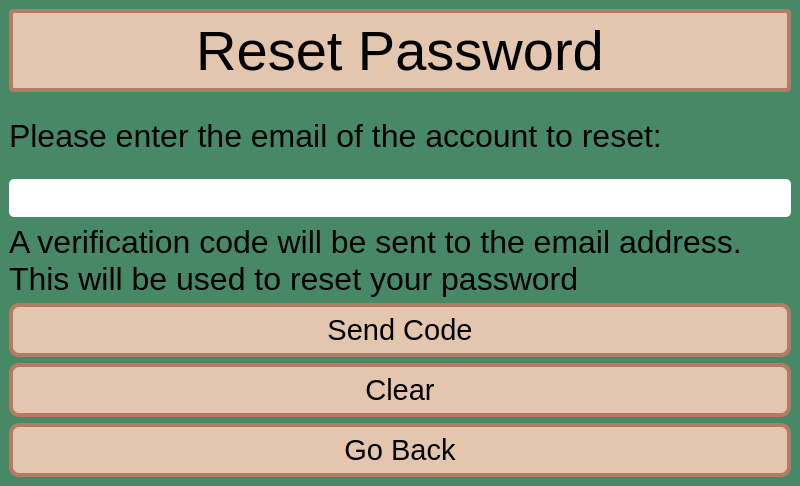
<?xml version="1.0" encoding="UTF-8"?>
<ui version="4.0">
 <class>MainWindow</class>
 <widget class="QMainWindow" name="MainWindow">
  <property name="geometry">
   <rect>
    <x>0</x>
    <y>0</y>
    <width>800</width>
    <height>486</height>
   </rect>
  </property>
  <property name="windowTitle">
   <string>Reset Password</string>
  </property>
  <property name="styleSheet">
   <string notr="true">QWidget {
	background-color: rgb(71, 137, 102);
}

#lblWindowTitle {
	background-color: rgb(227, 198, 173);
	border-width: 4px;
	border-radius: 10px;
	border-style: solid;
	border-color: rgb(182, 123, 101);
	min-width: 10em;
	padding: 6px;
	border-radius: 5px;
}

QLineEdit {
	background-color: rgb(255,255,255);
	border-radius: 5px
}

QPushButton {
	background-color: rgb(227, 198, 173);
	border-style: solid;
	border-width: 4px;
	border-radius: 10px;
	border-color: rgb(182, 123, 101);
	min-width: 10em;
	padding: 6px;
}

QPushButton:Hover {
	background-color: rgb(115, 167, 136);
	border-color: rgb(19, 94, 70);
}

QPushButton:pressed {
	background-color: rgb(125, 179, 147);
	border-color: rgb(19, 94, 70);
}</string>
  </property>
  <widget class="QWidget" name="centralwidget">
   <layout class="QVBoxLayout" name="verticalLayout">
    <item>
     <widget class="QLabel" name="lblWindowTitle">
      <property name="font">
       <font>
        <family>MS UI Gothic</family>
        <pointsize>42</pointsize>
       </font>
      </property>
      <property name="styleSheet">
       <string notr="true"/>
      </property>
      <property name="text">
       <string>Reset Password</string>
      </property>
      <property name="scaledContents">
       <bool>false</bool>
      </property>
      <property name="alignment">
       <set>Qt::AlignCenter</set>
      </property>
      <property name="indent">
       <number>-3</number>
      </property>
     </widget>
    </item>
    <item>
     <widget class="QLabel" name="lblEmail">
      <property name="font">
       <font>
        <family>MS UI Gothic</family>
        <pointsize>24</pointsize>
       </font>
      </property>
      <property name="styleSheet">
       <string notr="true"/>
      </property>
      <property name="text">
       <string>Please enter the email of the account to reset: </string>
      </property>
      <property name="scaledContents">
       <bool>false</bool>
      </property>
      <property name="indent">
       <number>-3</number>
      </property>
     </widget>
    </item>
    <item>
     <widget class="QLineEdit" name="emailInput">
      <property name="font">
       <font>
        <family>MS UI Gothic</family>
        <pointsize>24</pointsize>
       </font>
      </property>
     </widget>
    </item>
    <item>
     <widget class="QLabel" name="lblExplain">
      <property name="font">
       <font>
        <family>MS UI Gothic</family>
        <pointsize>24</pointsize>
       </font>
      </property>
      <property name="styleSheet">
       <string notr="true"/>
      </property>
      <property name="text">
       <string>A verification code will be sent to the email address.
This will be used to reset your password</string>
      </property>
      <property name="scaledContents">
       <bool>false</bool>
      </property>
      <property name="indent">
       <number>-3</number>
      </property>
     </widget>
    </item>
    <item>
     <widget class="QPushButton" name="sendCodeButton">
      <property name="font">
       <font>
        <family>MS UI Gothic</family>
        <pointsize>22</pointsize>
       </font>
      </property>
      <property name="cursor">
       <cursorShape>PointingHandCursor</cursorShape>
      </property>
      <property name="styleSheet">
       <string notr="true"/>
      </property>
      <property name="text">
       <string>Send Code</string>
      </property>
     </widget>
    </item>
    <item>
     <widget class="QPushButton" name="clrButton">
      <property name="font">
       <font>
        <family>MS UI Gothic</family>
        <pointsize>22</pointsize>
       </font>
      </property>
      <property name="cursor">
       <cursorShape>PointingHandCursor</cursorShape>
      </property>
      <property name="text">
       <string>Clear</string>
      </property>
     </widget>
    </item>
    <item>
     <widget class="QPushButton" name="backButton">
      <property name="font">
       <font>
        <family>MS UI Gothic</family>
        <pointsize>22</pointsize>
       </font>
      </property>
      <property name="cursor">
       <cursorShape>PointingHandCursor</cursorShape>
      </property>
      <property name="text">
       <string>Go Back</string>
      </property>
     </widget>
    </item>
   </layout>
  </widget>
 </widget>
 <resources/>
 <connections/>
</ui>
